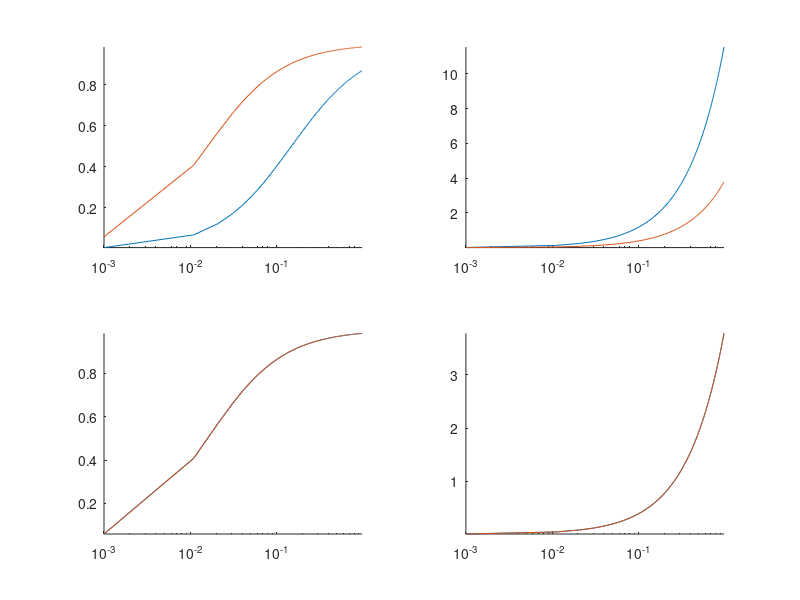

This figure's MATLAB source: (Note: this script raises an error after producing the figure.)
 clear all;clc;
load fitalpha;
KR =  10;
gamma = 1;
KG = 0.9041;
Gstot = 3.83;
Ki = [0.224,NaN,3.97,3.57,13.6,1.71,2.44,31.3,1.31,1.6,37.9,4.70e-03,...
      5.80e-03,2.60e-03,1.64e-02,3.88e-01,1.70e-03,4.70e-02,2.24e-02,...
      1.80e-03,4.50e-03,4.95e-02];
% KLcalc(:,1) = Ki.*(fitalpha*KR + 1)./(fitalpha*(KR + 1));
% KLcalc(:,2) = Ki.*(fitalpha*KR + 1)./fitalpha/(KR + 1);
% KLcalc(:,3) = (gamma*KG.*(fitalpha*KR + Ki) + Ki*Gstot)./((gamma*KG)*(KR + Ki).*fitalpha);
% KLcalc(:,4) = (gamma*KG.*(fitalpha*KR + Ki) + Ki*Gstot)./fitalpha./((gamma*KG)*(KR + Ki));
% KLcalc(:,5) = (gamma*KG*Ki.*(fitalpha*KR + 1) + Ki*Gstot)./(gamma*(fitalpha.*KG*KR + Gstot));
factor1 =1;factor2 =1;
 fitalpha(1) =  1/32;
KLcalc = Ki./factor1.*(fitalpha./factor2*KR + 1)./(fitalpha./factor2*(KR + 1));
% KLcalc(1) = 0.2;
%  KLcalc = Ki*(10/11);
% ISO = KLcalc(1,2)
% PRO = KLcalc(20,2)
% KLcalc = (gamma*KG*Ki.*(fitalpha*KR + 1) + Ki*Gstot)./(fitalpha./gamma*(KG*KR + KG + Gstot));
%  KLcalc = (0.2/KLcalc(1))*KLcalc; 
% save KLcalc KLcalc; 
 %%
 L = 1e-3:1e-2:1;
 alpha = fitalpha(1);
 Ri = 0.0132/2;
 KL = 0.2;
 Gstot = 3.83;
 analyticala = (L*Ri/alpha*KL*KR + L*Ri/KL + L*Ri*Gstot/alpha*gamma*KL*KG*KR)./...
    (Ri + Ri/KR + Ri*Gstot/KG*KR + L*Ri/alpha*KL*KR + L*Ri/KL + L*Ri*Gstot/alpha*gamma*KL*KG*KR);
 analyticalb = (L*Ri/alpha*KL*KR + L*Ri/KL)./...
    (Ri + Ri/KR  + L*Ri/alpha*KL*KR + L*Ri/KL);
analyticalc = (gamma*KG*L*(alpha*KR + 1) + L*Gstot)/(alpha/gamma*(KG*KR + KG + Gstot));
analyticald = L.*(alpha*KR + 1)./alpha/(KR + 1);
subplot(2,2,1);semilogx(L,[analyticala; analyticalb]);axis tight;box off;
subplot(2,2,2);semilogx(L,[analyticalc; analyticald]);axis tight; box off;
Gstot = 0;
 analyticala = (L*Ri/alpha*KL*KR + L*Ri/KL + L*Ri*Gstot/alpha*gamma*KL*KG*KR)./...
    (Ri + Ri/KR + Ri*Gstot/KG*KR + L*Ri/alpha*KL*KR + L*Ri/KL + L*Ri*Gstot/alpha*gamma*KL*KG*KR);
 analyticalb = (L*Ri/alpha*KL*KR + L*Ri/KL)./...
    (Ri + Ri/KR  + L*Ri/alpha*KL*KR + L*Ri/KL);
analyticalc = (gamma*KG*L*(alpha*KR + 1) + L*Gstot)/(alpha/gamma*(KG*KR + KG + Gstot));
subplot(2,2,3);semilogx(L,[analyticala; analyticalb]);axis tight;box off;
subplot(2,2,4);semilogx(L,[analyticalc; analyticald]);axis tight; box off;

%% Using model equations
close all;
KL =0.2;KR =  10; KG = 0.9041;alpha_L = 1/32;gamma_L = 1.3; 
KA = 500e-6;alpha_A = 1; gamma_A =  1; 
p = daePARAMS(KR,KL,KA,KG,alpha_L,alpha_A,gamma_L,gamma_A);
y0 = zeros(2,1);p(30)= 0;
[t,y] = ode15s(@dae_receptorODE,[0;60*60*1000],y0,[],p);plot(t,y);

for tstep=1:length(t),
    [~,algvars(tstep,:)]=dae_receptorODE(t(tstep),y(tstep,:),p);
end

yCell=mat2cell(y,size(y,1),ones(size(y,2),1));
algvarsCell=mat2cell(algvars,size(algvars,1),ones(size(algvars,2),1));
[Ri,G] = yCell{:};
[Ra, LRi ,LRa, RaG, LRaG ,ARi, ARa ,ARaG] =  algvarsCell{:};

Rtot = Ri + Ra + LRi + LRa + RaG + LRaG + ARi + ARa + ARaG ;
figure(1)
subplot(2,2,1);plot(t,Rtot);title('Rtot');axis tight;hold all;
subplot(2,2,2);plot(t,Ri);title('Ri');axis tight;hold all;
subplot(2,2,3);plot(t,Ra);title('Ra');axis tight;hold all;
subplot(2,2,4);plot(t,RaG);title('RaG');axis tight;hold all;


Ri = Ri(end);
 L = 1e-3:1e-2:1;
 figure(2);
 analyticala = (L*Ri/alpha*KL*KR + L*Ri/KL + L*Ri*Gstot/alpha*gamma*KL*KG*KR)./...
    (Ri + Ri/KR + Ri*Gstot/KG*KR + L*Ri/alpha*KL*KR + L*Ri/KL + L*Ri*Gstot/alpha*gamma*KL*KG*KR);
 analyticalb = (L*Ri/alpha*KL*KR + L*Ri/KL)./...
    (Ri + Ri/KR  + L*Ri/alpha*KL*KR + L*Ri/KL);
analyticalc = (gamma*KG*L*(alpha*KR + 1) + L*Gstot)/(alpha/gamma*(KG*KR + KG + Gstot));
analyticald = L.*(alpha*KR + 1)./alpha/(KR + 1);
subplot(2,2,1);semilogx(L,[analyticala; analyticalb]);axis tight;box off;
subplot(2,2,2);semilogx(L,[analyticalc; analyticald]);axis tight; box off;
Gstot = 0;
 analyticala = (L*Ri/alpha*KL*KR + L*Ri/KL + L*Ri*Gstot/alpha*gamma*KL*KG*KR)./...
    (Ri + Ri/KR + Ri*Gstot/KG*KR + L*Ri/alpha*KL*KR + L*Ri/KL + L*Ri*Gstot/alpha*gamma*KL*KG*KR);
 analyticalb = (L*Ri/alpha*KL*KR + L*Ri/KL)./...
    (Ri + Ri/KR  + L*Ri/alpha*KL*KR + L*Ri/KL);
analyticalc = (gamma*KG*L*(alpha*KR + 1) + L*Gstot)/(alpha/gamma*(KG*KR + KG + Gstot));
subplot(2,2,3);semilogx(L,[analyticala; analyticalb]);axis tight;box off;
subplot(2,2,4);semilogx(L,[analyticalc; analyticald]);axis tight; box off;

%% dose response

clear all;
KL =0.2;KR =  10; KG = 0.9041;alpha_L = 1/32;gamma_L = 1.3; 
KA = 500e-6;alpha_A = 1; gamma_A =  1; 
 L = 1e-3:1e-3:1;Gstot = [3.83 0];
 p = daePARAMS(KR,KL,KA,KG,alpha_L,alpha_A,gamma_L,gamma_A);
for i =1:2 
    for j = 1:length(L)
        y0 = zeros(2,1);p(1) = L(j);p(30)= Gstot(i);
        [t,y] = ode15s(@dae_receptorODE,[0;60*60*1000],y0,[],p);
       for tstep=1:length(t),
           [~,algvars(tstep,:)]=dae_receptorODE(t(tstep),y(tstep,:),p);
       end
       yCell=mat2cell(y,size(y,1),ones(size(y,2),1));
       algvarsCell=mat2cell(algvars,size(algvars,1),ones(size(algvars,2),1));
       [Ri,G] = yCell{:};
       [Ra, LRi ,LRa, RaG, LRaG ,ARi, ARa ,ARaG] =  algvarsCell{:};
       A = Ri + Ra + LRi + LRa + RaG + LRaG + ARi + ARa + ARaG ;Rtot(i,j) = A(end);  
       B = LRi + LRa + LRaG + ARi + ARa + ARaG ;Lbound(i,j) = B(end); 
       C = ARi + ARa + ARaG ;Ctot(i,j) = C(end);
        clear algvars;clear y;
    end
end
%check if the dual receptor module changes anything
semilogx(L,Lbound./Rtot); hold all; 
Ri = 0.00866;
 analyticala = (L*Ri/alpha_L*KL*KR + L*Ri/KL + L*Ri*Gstot(1)/alpha_L*gamma_L*KL*KG*KR)./...
    (Ri + Ri/KR + Ri*Gstot(1)/KG*KR + L*Ri/alpha_L*KL*KR + L*Ri/KL + L*Ri*Gstot(1)/alpha_L*gamma_L*KL*KG*KR);
Ri = 0.012;
analyticalb = (L*Ri/alpha_L*KL*KR + L*Ri/KL)./...
    (Ri + Ri/KR  + L*Ri/alpha_L*KL*KR + L*Ri/KL);   
  semilogx(L,[analyticala; analyticalb],'--');  
  
  %%
  clear all;
KL =0.2;KR =  10; KG = 0.9041;alpha_L = 1/32;gamma_L = 1.3; 
KA = 500e-6;alpha_A = 1; gamma_A =  1; 
 L = 1e-3:1e-3:1;Gstot = [0 0];
 p = daePARAMS(KR,KL,KA,KG,alpha_L,alpha_A,gamma_L,gamma_A);
for i =1:1 
    for j = 1:length(L)
        y0 = zeros(2,1);p(1) = L(j);p(30)= Gstot(i);
        [t,y] = ode15s(@dae_receptorODE,[0;60*60*1000],y0,[],p);
       for tstep=1:length(t),
           [~,algvars(tstep,:)]=dae_receptorODE(t(tstep),y(tstep,:),p);
       end
       yCell=mat2cell(y,size(y,1),ones(size(y,2),1));
       algvarsCell=mat2cell(algvars,size(algvars,1),ones(size(algvars,2),1));
       [Ri,G] = yCell{:};
       [Ra, LRi ,LRa, RaG, LRaG ,ARi, ARa ,ARaG] =  algvarsCell{:};
       A = Ri + Ra + LRi + LRa + RaG + LRaG + ARi + ARa + ARaG ;Rtot(i,j) = A(end);  
       B = LRi + LRa + LRaG + ARi + ARa + ARaG ;Lbound(i,j) = B(end); 
       C = ARi + ARa + ARaG ;Ctot(i,j) = C(end);
        clear algvars;clear y;
    end
end
%check if the dual receptor module changes anything
 Ri = 0.00866;
semilogx(L,Lbound./Rtot); hold all;
analyticalb = (L*Ri/alpha_L*KL*KR)./(Ri + Ri/KR  + L*Ri/alpha_L*KL*KR); 
% analyticalb = (L*Ri/KL)./(Ri + Ri/KR  + L*Ri/KL);
  semilogx(L, analyticalb,'--'); 
%% Hoffmann Fig1
  clear all;
KL =0.2;KR =  10; KG = 0.9041;alpha_L = 1/32;gamma_L = 1.3; 
KA = 68e-6;alpha_A = 1; gamma_A =  1; 
L = 0:1e-6:400e-6;
p = daePARAMS(KR,KL,KA,KG,alpha_L,alpha_A,gamma_L,gamma_A);
p(29) = 4e-4;
tspan = [0;20*60*1000];  % 20 minutes
y0 = zeros(29,1);      
for i=1:length(L)
    p(2) = L(i);  % Ltot
    p(30) = 3.83;    % Gtot = 3.83  
    [t,y] = ode15s(@daeODE,tspan,y0,[],p);
       for tstep=1:length(t),
        [~,algvars(tstep,:)]= daeODE(t(tstep),y(tstep,:),p);
       end
    algvarsCell=mat2cell(algvars,size(algvars,1),ones(size(algvars,2),1));
    [Ra, LRi ,LRa, RaG, LRaG ,ARi, ARa ,ARaG] =  algvarsCell{:};
    CYPboundwoGPP(i)= ARi(end)+ARa(end)+ARaG(end);
    clear algvars algvarscell;
      p(30) = 0;    % Gtot = 0  
    [t,y] = ode15s(@daeODE,tspan,y0,[],p);
    
    for tstep=1:length(t),
        [~,algvars(tstep,:)] = daeODE(t(tstep),y(tstep,:),p);
    end
    algvarsCell=mat2cell(algvars,size(algvars,1),ones(size(algvars,2),1));
    [Ra, LRi ,LRa, RaG, LRaG ,ARi, ARa ,ARaG] =  algvarsCell{:};
    CYPboundwGPP(i)= ARi(end)+ARa(end)+ARaG(end);
    clear algvars algvarscell;
    
end
% 
plot(L,CYPboundwGPP);hold all;
 plot(L,CYPboundwoGPP);hold all;
load('HoffmannFig1.dat'); plot(HoffmannFig1(:,1)*1e-6,HoffmannFig1(:,2)*1e-6,'o');
%% Hoffmann Fig3
clear all; clc;
load KLcalc.mat; load fitalpha.mat;
KR = 10;KG = .09041;
KL = 0.2;
alpha_L = fitalpha(1);gamma_L = 1.3;
KA = 95e-6;
alpha_A = 1;gamma_A = 1;
PKAItot = 0.59;PKAIItot = 0.025;  
tspan = [0;20*60*1000];  % 20 minutes
y0 = zeros(29,1); y0(1) = 0.0132;y0(11) = PKAItot ; y0(17) = PKAIItot;
RelTol = 1e-13;MaxStep = 1e-1;
options = odeset('MaxStep',1e3,'NonNegative',[1:29],'RelTol',RelTol);
p = daePARAMS(KR,KL,KA,KG,alpha_L,alpha_A,gamma_L,gamma_A);
t = [0;1000*60*1000]; p(1:2) = 0;[~,y] = ode15s(@daeODE,t,y0,options,p);y0 = y(end,:);
p(29) = 8e-4;p(51) = 0; p(31:36) = 0;     % No desensitization or PDE's
ISOrange = 10.^[-3:.3:1];
for i=1:length(ISOrange)
    p(1) = ISOrange(i);  % Ltot
    [t,y] = ode15s(@daeODE,tspan,y0,[],p);
    cAMParg(i)=y(end,9);
end
semilogx(ISOrange,cAMParg/max(cAMParg)*100); xlabel('Isoproterenol (\muM)');
ylabel('Adenylyl Cyclase Activity (% max)');hold all;
load('HoffmannFig2.dat');semilogx(HoffmannFig2(:,1),HoffmannFig2(:,2),'o');
%% Effect of I-CYP on L binding
clear all;
ICYP = 10.^[-1:.5:6].*1e-6;
for k = 1:length(ICYP)
KL =0.2;KR =  10; KG = 0.9041;alpha_L = 1/32;gamma_L = 1.3; 
KA = 68e-6;alpha_A = 1; gamma_A =  1; 
L =  10.^[-4:.1:7];
p = daePARAMS(KR,KL,KA,KG,alpha_L,alpha_A,gamma_L,gamma_A);
p(29) = 4e-4;
tspan = [0;20*60*1000];  % 20 minutes
y0 = zeros(29,1); %[t,y] = ode15s(@daeODE,[0;60*60*1000],y0,[],p);y0 = y(end,:);
p(2) = ICYP(k);
for i=1:length(L)
    p(1) = L(i);  % Ltot
    p(30) = 3.83;    % Gtot = 3.83  
    [t,y] = ode15s(@daeODE,tspan,y0,[],p);
       for tstep=1:length(t),
        [~,algvars(tstep,:)]= daeODE(t(tstep),y(tstep,:),p);
       end
    algvarsCell=mat2cell(algvars,size(algvars,1),ones(size(algvars,2),1));
    [Ra, LRi ,LRa, RaG, LRaG ,ARi, ARa ,ARaG] =  algvarsCell{:};
    LboundwoGPP(i)= LRi(end)+LRa(end)+LRaG(end);
    clear algvars algvarscell;
      p(30) = 0;    % Gtot = 0  
    [t,y] = ode15s(@daeODE,tspan,y0,[],p);
    
    for tstep=1:length(t),
        [~,algvars(tstep,:)] = daeODE(t(tstep),y(tstep,:),p);
    end
    algvarsCell=mat2cell(algvars,size(algvars,1),ones(size(algvars,2),1));
    [Ra, LRi ,LRa, RaG, LRaG ,ARi, ARa ,ARaG] =  algvarsCell{:};
    LboundwGPP(i)= LRi(end)+LRa(end)+LRaG(end);
    clear algvars algvarscell;
    
end
% 
%   semilogx(L,LboundwoGPP);hold all;
figure(1);semilogx(L,LboundwGPP);hold all; axis tight;

ic50i = find(LboundwGPP >max(LboundwGPP)/2);
maxgpp = LboundwGPP(ic50i(1)-1);ic50gpp(k) = L(ic50i(1)-1);diffgpp = maxgpp-max(LboundwGPP)/2;
ic50i = find(LboundwoGPP >max(LboundwoGPP)/2);
maxnogpp = LboundwoGPP(ic50i(1)-1);ic50nogpp(k) = L(ic50i(1)-1);diffnogpp = maxnogpp-max(LboundwoGPP)/2;

end
table = [ICYP.*1e6 ;ic50gpp ;ic50nogpp]';figure(2);semilogx(table(:,1),table(:,3));hold all;
clearvars -except ic50nogpp ic50gpp ICYP table

%% %% Effect of I-CYP on L binding
clear all;
ICYP = 10.^[2:.01:4].*1e-6;
for k = 1:length(ICYP)
KL =0.2;KR =  10; KG = 0.9041;alpha_L = 1/32;gamma_L = 1.3; 
KA = 68e-6;alpha_A = 1; gamma_A =  1; 
L =  10.^[-5:.03:6];
p = daePARAMS(KR,KL,KA,KG,alpha_L,alpha_A,gamma_L,gamma_A);
p(29) = 4e-4;
tspan = [0;20*60*1000];  % 20 minutes
y0 = zeros(29,1); %[t,y] = ode15s(@daeODE,[0;60*60*1000],y0,[],p);y0 = y(end,:);
p(2) = ICYP(k);
for i=1:length(L)
    p(1) = L(i);  % Ltot
    p(30) = 3.83;    % Gtot = 3.83  
    [t,y] = ode15s(@daeODE,tspan,y0,[],p);
       for tstep=1:length(t),
        [~,algvars(tstep,:)]= daeODE(t(tstep),y(tstep,:),p);
       end
    algvarsCell=mat2cell(algvars,size(algvars,1),ones(size(algvars,2),1));
    [Ra, LRi ,LRa, RaG, LRaG ,ARi, ARa ,ARaG] =  algvarsCell{:};
    LboundwoGPP(i)= ARi(end)+ARa(end)+ARaG(end);
    clear algvars algvarscell;
      p(30) = 0;    % Gtot = 0  y
      
    [t,y] = ode15s(@daeODE,tspan,y0,[],p);
    
    for tstep=1:length(t),
        [~,algvars(tstep,:)] = daeODE(t(tstep),y(tstep,:),p);
    end
    algvarsCell=mat2cell(algvars,size(algvars,1),ones(size(algvars,2),1));
    [Ra, LRi ,LRa, RaG, LRaG ,ARi, ARa ,ARaG] =  algvarsCell{:};
    LboundwGPP1(i)= LRi(end)+LRa(end)+LRaG(end);
    LboundwGPP2(i)= ARi(end)+ARa(end)+ARaG(end);
    clear algvars algvarscell;
    
end
% 
%   semilogx(L,LboundwoGPP);hold all;
figure(1);semilogx(L,LboundwGPP1);hold all; axis tight;
ic502(k) = IC50(L,LboundwGPP2);

ic50i = find(LboundwGPP1 >max(LboundwGPP1)/2);
maxgpp = LboundwGPP1(ic50i(1)-1);ic501(k) = L(ic50i(1)-1);
% ic50i = find(LboundwGPP >max(LboundwGPP)/2);
% maxgpp = LboundwGPP(ic50i(end));ic50gpp(k) = L(ic50i(end));diffgpp = maxgpp-max(LboundwGPP)/2;
% ic50i = find(LboundwoGPP >max(LboundwoGPP)/2);
% maxnogpp = LboundwoGPP(ic50i(end));ic50nogpp(k) = L(ic50i(end));diffnogpp = maxnogpp-max(LboundwoGPP)/2;
end
table = [ICYP.*1e6 ;ic501;ic502]';figure(2);semilogx(table(:,1),table(:,2));hold all;semilogx(table(:,1),table(:,3));
% clearvars -except ic50nogpp ic50gpp ICYP table